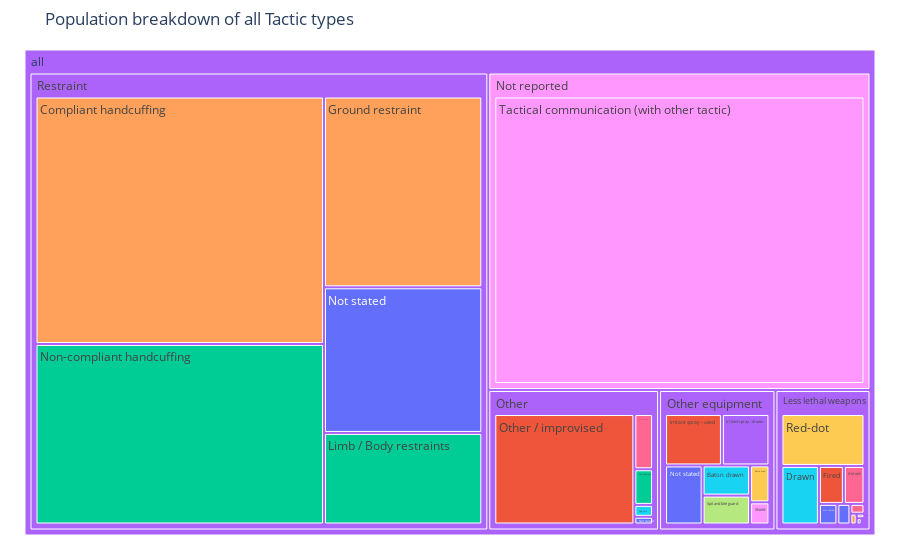

Notebook code for this chart:
### Code cell
Treemap_Tactic

### Figure 1 — Plotly figure (JSON) as saved in the notebook; plotly's stock layout.template omitted (floating-point values rounded to 4 significant figures)
{"data": [{"branchvalues": "total", "customdata": [["Not stated"], ["Not stated"], ["Not stated"], ["Fired"], ["Non-compliant handcuffing"], ["Irritant spray - drawn"], ["Arced"], ["Baton drawn"], ["AEP aimed"], ["Spit and bite guard"], ["Shield"], ["Red-dot"], ["Drive-stun"], ["Irritant spray - used"], ["Limb / Body restraints"], ["Angle-drive stun"], ["Compliant handcuffing"], ["Dog bite"], ["Aimed"], ["AEP fired"], ["Tactical communication (with other tactic)"], ["Baton used"], ["Not stated"], ["AEP, of which"], ["Other / improvised"], ["Dog deployed"], ["(?)"], ["Ground restraint"], ["Drawn"], ["Dog use, of which"], ["Tactical communication (with other tactic)"], ["(?)"], ["(?)"], ["(?)"], ["(?)"]], "domain": {"x": [0, 1], "y": [0, 1]}, "hovertemplate": "labels=%{label}<br>Total=%{value}<br>parent=%{parent}<br>id=%{id}<br>Tactic=%{customdata[0]}<extra></extra>", "ids": ["all/Other equipment/Not stated", "all/Restraint/Not stated", "all/Other/Not stated", "all/Less lethal weapons/Fired", "all/Restraint/Non-compliant handcuffing", "all/Other equipment/Irritant spray - drawn", "all/Less lethal weapons/Arced", "all/Other equipment/Baton drawn", "all/Less lethal weapons/AEP aimed", "all/Other equipment/Spit and bite guard", "all/Other equipment/Shield", "all/Less lethal weapons/Red-dot", "all/Less lethal weapons/Drive-stun", "all/Other equipment/Irritant spray - used", "all/Restraint/Limb / Body restraints", "all/Less lethal weapons/Angle-drive stun", "all/Restraint/Compliant handcuffing", "all/Other/Dog bite", "all/Less lethal weapons/Aimed", "all/Less lethal weapons/AEP fired", "all/Not reported/Tactical communication (with other tactic)", "all/Other equipment/Baton used", "all/Less lethal weapons/Not stated", "all/Less lethal weapons/AEP, of which", "all/Other/Other / improvised", "all/Other/Dog deployed", "all/Less lethal weapons", "all/Restraint/Ground restraint", "all/Less lethal weapons/Drawn", "all/Other/Dog use, of which", "all/Not reported", "all/Other", "all/Other equipment", "all/Restraint", "all"], "labels": ["Not stated", "Not stated", "Not stated", "Fired", "Non-compliant handcuffing", "Irritant spray - drawn", "Arced", "Baton drawn", "AEP aimed", "Spit and bite guard", "Shield", "Red-dot", "Drive-stun", "Irritant spray - used", "Limb / Body restraints", "Angle-drive stun", "Compliant handcuffing", "Dog bite", "Aimed", "AEP fired", "Tactical communication (with other tactic)", "Baton used", "Not stated", "AEP, of which", "Other / improvised", "Dog deployed", "Less lethal weapons", "Ground restraint", "Drawn", "Dog use, of which", "Not reported", "Other", "Other equipment", "Restraint", "all"], "marker": {"colors": ["#636efa", "#636efa", "#636efa", "#EF553B", "#00cc96", "#ab63fa", "#FFA15A", "#19d3f3", "#FF6692", "#B6E880", "#FF97FF", "#FECB52", "#636efa", "#EF553B", "#00cc96", "#ab63fa", "#FFA15A", "#19d3f3", "#FF6692", "#B6E880", "#FF97FF", "#FECB52", "#636efa", "#636efa", "#EF553B", "#00cc96", "#ab63fa", "#FFA15A", "#19d3f3", "#FF6692", "#FF97FF", "#ab63fa", "#ab63fa", "#ab63fa", "#ab63fa"]}, "name": "", "parents": ["all/Other equipment", "all/Restraint", "all/Other", "all/Less lethal weapons", "all/Restraint", "all/Other equipment", "all/Less lethal weapons", "all/Other equipment", "all/Less lethal weapons", "all/Other equipment", "all/Other equipment", "all/Less lethal weapons", "all/Less lethal weapons", "all/Other equipment", "all/Restraint", "all/Less lethal weapons", "all/Restraint", "all/Other", "all/Less lethal weapons", "all/Less lethal weapons", "all/Not reported", "all/Other equipment", "all/Less lethal weapons", "all/Less lethal weapons", "all/Other", "all/Other", "all", "all/Restraint", "all/Less lethal weapons", "all/Other", "all", "all", "all", "all", ""], "type": "treemap", "values": [4276, 34432, 268, 1872, 77763, 4705, 133, 2756, 272, 2641, 827, 8530, 62, 5635, 21646, 70, 106615, 414, 1549, 36, 164922, 1377, 752, 532, 28760, 1238, 18148, 45106, 4340, 1920, 164922, 32600, 22217, 285562, 523449]}], "layout": {"legend": {"tracegroupgap": 0}, "margin": {"b": 25, "l": 25, "r": 25, "t": 50}, "title": {"text": "Population breakdown of all Tactic types"}}}
